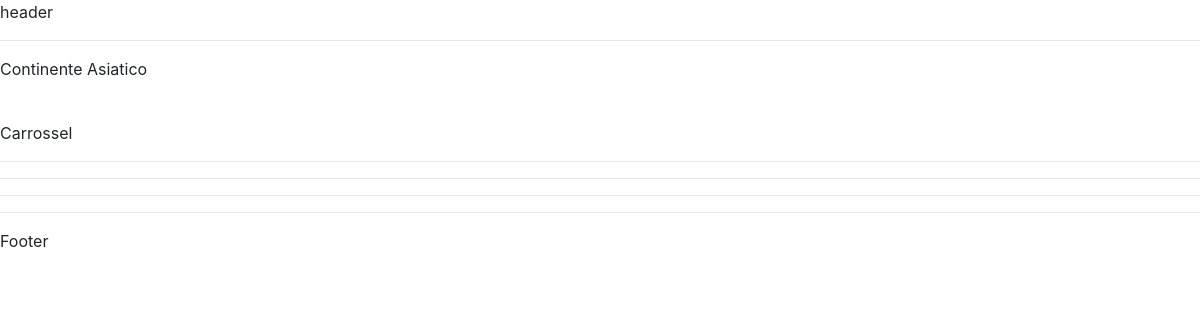
Before: /asia/Continente/ with the older database file.
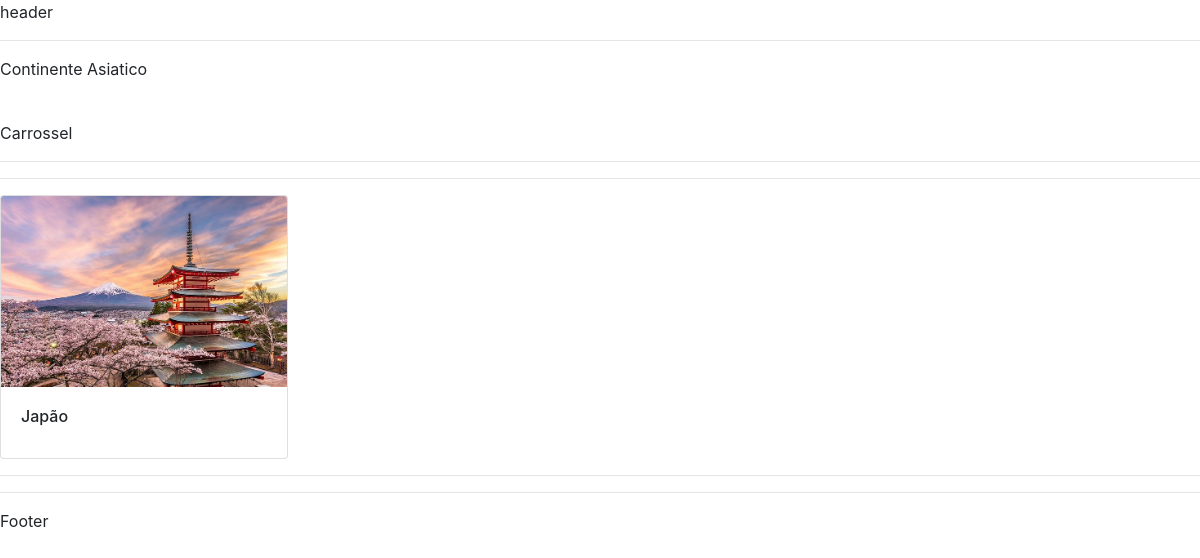
After: the same page with the newer database file.
### asia/models.py (models this page shows, shortened)
class model_asia(models.Model):
    Continente = models.CharField(max_length=100)
    País = models.CharField(max_length=100)
    Descricao = models.CharField(max_length=3000)
    OndeFicar = models.CharField(max_length=1800)
    OndeComer = models.CharField(max_length=1800)
    OndeVisitar = models.CharField(max_length=1800)
    foto = models.ImageField(upload_to='img/%Y/%m/%d/')
    ta_publicado = models.BooleanField(default=False)
    link = models.CharField(max_length=60)

### asia/views.py (the view)
# urls.py: path('Continente/',views.v_asiatico, name='continente'),
def v_asiatico(request):
    cont = models.model_asia.objects.all()
    dicionario = {'cont': cont}
    return render(request,'Asia/paginas/index.html',context=dicionario)

### asia/templates/asia/paginas/index.html (shortened to what this page needs)
<p>header</p>
<link rel="stylesheet" href="https://cdn.jsdelivr.net/npm/bootstrap@4.0.0/dist/css/bootstrap.min.css">
<hr>
<p>Continente Asiatico</p><br>
<p>Carrossel</p>
<hr>
<hr>
{% for item in cont %}
<div class="card" style="width: 18rem;">
    <a href="detalhe/{{item.link}}"><img class="card-img-top" src="{{item.foto.url}}" alt="Card image cap"></a>
    <div class="card-body">
      <h6 class="card-title">{{item.País}}</h6>
    </div>
  </div>
{% endfor %}
<hr>
<hr>
<p>Footer</p>

Changed rows visible on the page:
added model_asia: foto (picture), País "Japão"
